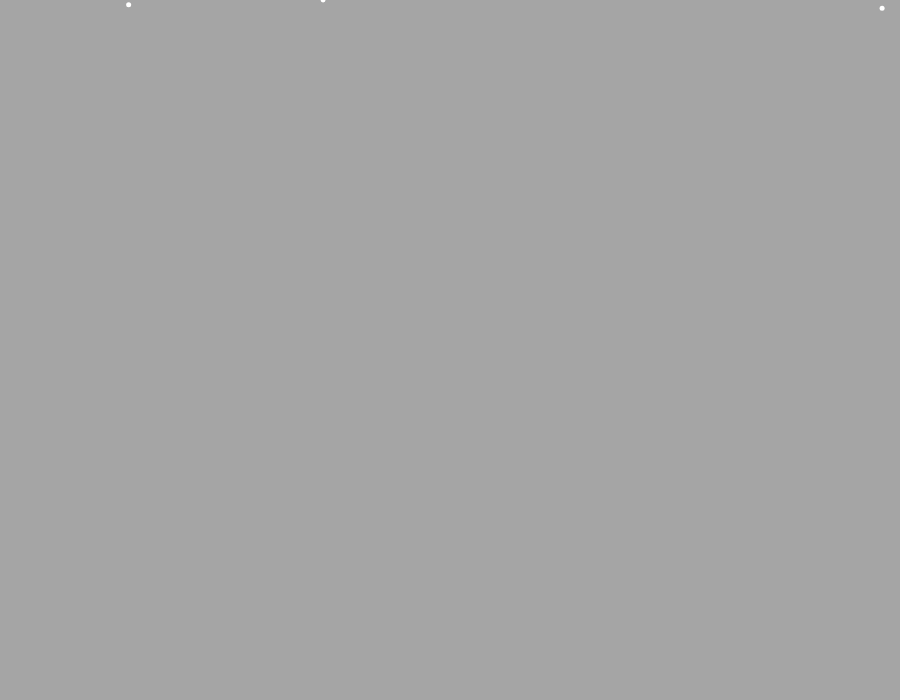
Frame 1 (no input)
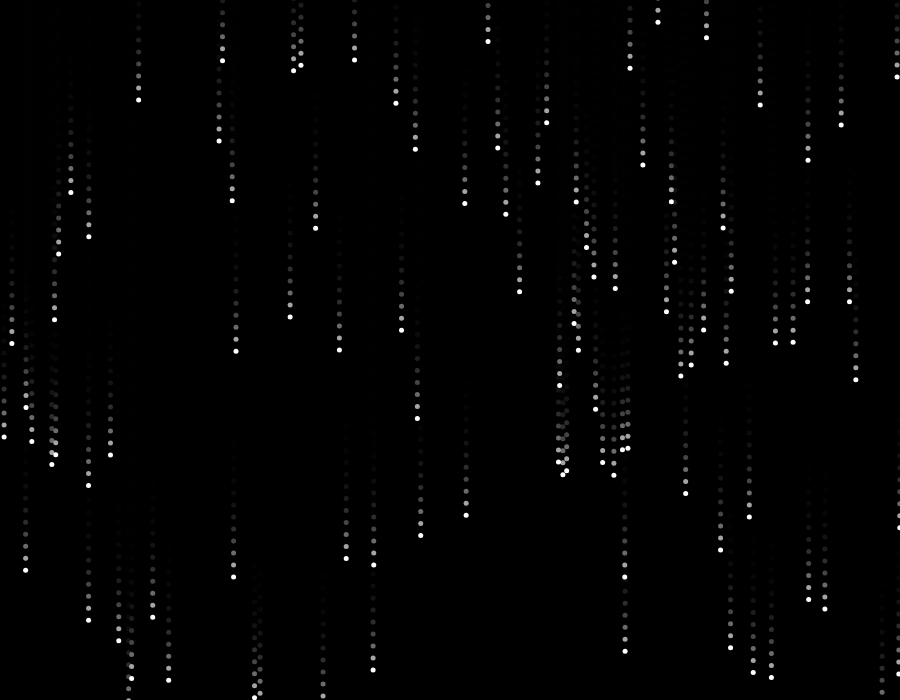
Frame 60 (no input)
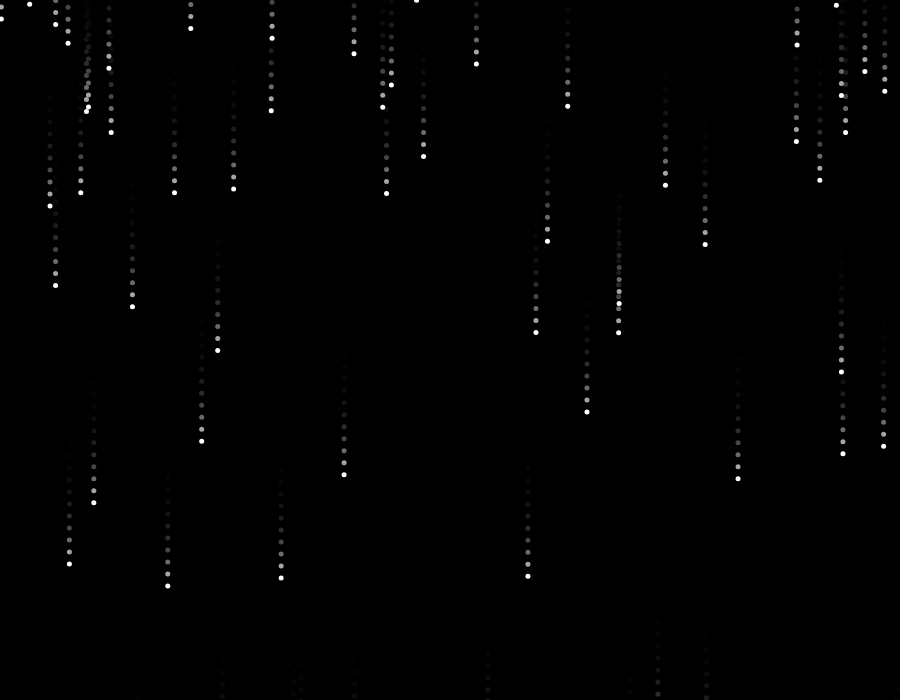
Frame 120 (the mouse pressed at the canvas centre since frame 60)

The p5.js sketch that drew these frames (run headless with seeded random() and noise() and a simulated clock; from frame 60 on, the mouse is pressed at the canvas centre):

// p5.js sketch
// ── sketch.js
var rains = [100];

function setup() {
	createCanvas(900, 700);
	
	for (let i = 0; i < 100; i++) {
		rains[i] = new Rain();
	}
}

function draw() {
	background(0, 90);

	for (let i = 0; i < rains.length; i++) {
		rains[i].update();
		rains[i].show();
		rains[i].dropped();
	}
}
// ── rain.js
class Rain {
  constructor() {
    this.r = 5;
    this.x = random(0, width);
    this.y = random(-height, 0);

    this.vel = 12;
    this.gravity = 0.2;
  }

  reset() {
    // this.vel = 0;
    this.x = random(0, width);
    this.y = random(-height, 0);
  }

  show() {
    fill(255);
    noStroke();
    ellipse(this.x, this.y, this.r, this.r);
  }

  update() {
    // this.vel += this.gravity;
    this.y += this.vel;
  }

  dropped() {
    if (this.y > height) {
      this.reset();
    }
  }
}
